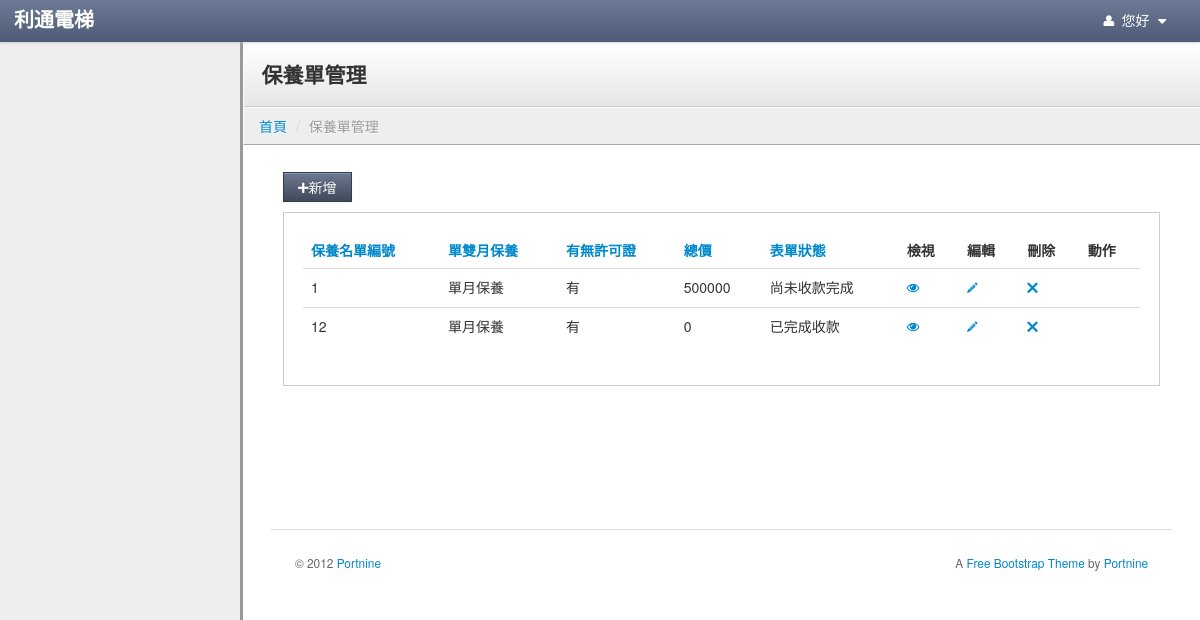
The app's page /index.php/service/service_home, older data.
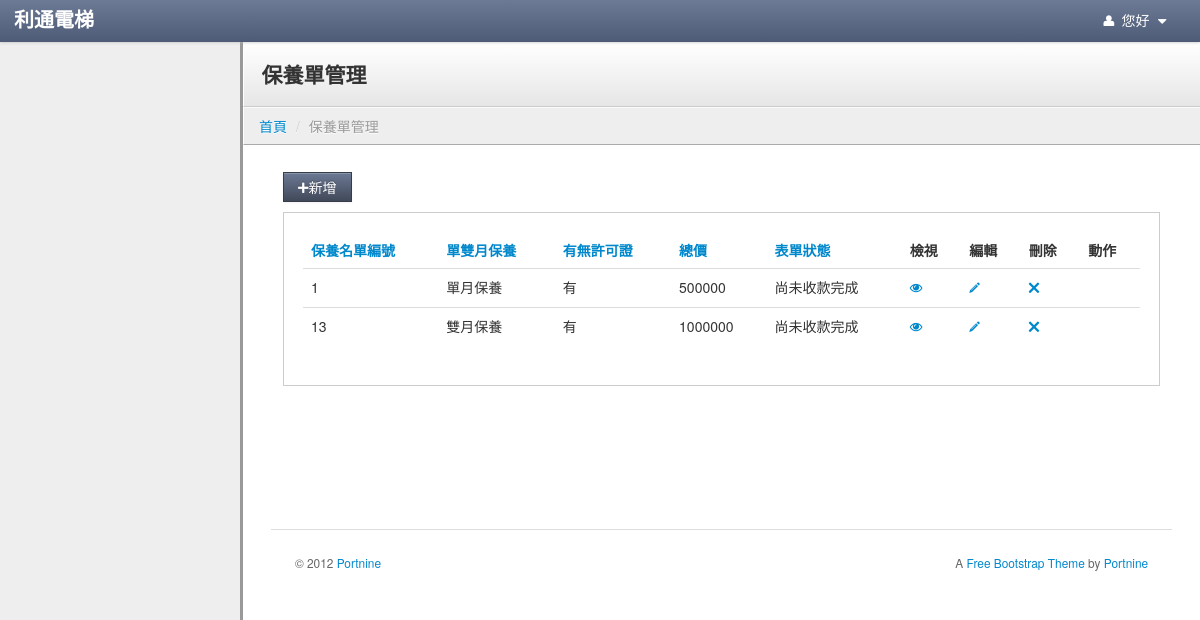
The same page, newer data.
### tables this page shows
CREATE TABLE `service` (
  `id` int(11) NOT NULL AUTO_INCREMENT,
  `signing_day` varchar(255) DEFAULT NULL,
  `service_month` varchar(255) DEFAULT NULL,
  `mechanical_warranty` int(255) DEFAULT NULL,
  `license` int(255) DEFAULT NULL,
  `license_day` varchar(255) DEFAULT NULL,
  `Total_price` int(255) DEFAULT NULL,
  `payment_date1` varchar(255) DEFAULT NULL,
  `payment_date2` varchar(255) DEFAULT NULL,
  `payment_date3` varchar(255) DEFAULT NULL,
  `payment_date4` varchar(255) DEFAULT NULL,
  `payment_date5` varchar(255) DEFAULT NULL,
  `payment_date6` varchar(255) DEFAULT NULL,
  `payment_amount1` varchar(255) DEFAULT NULL,
  `payment_amount2` varchar(255) DEFAULT NULL,
  `payment_amount3` varchar(255) DEFAULT NULL,
  `payment_amount4` varchar(255) DEFAULT NULL,
  `payment_amount5` varchar(255) DEFAULT NULL,
  `payment_amount6` varchar(255) DEFAULT NULL,
  `item_status1` varchar(255) DEFAULT NULL,
  `item_status2` varchar(255) DEFAULT NULL,
  `item_status3` varchar(255) DEFAULT NULL,
  `item_status4` varchar(255) DEFAULT NULL,
  `item_status5` varchar(255) DEFAULT NULL,
  `item_status6` varchar(255) DEFAULT NULL,
  `remark` varchar(255) DEFAULT NULL,
  `warranty_id` int(255) DEFAULT NULL,
  `is_signing` int(1) DEFAULT '0',
  `is_remind` int(1) DEFAULT '0',
  `service_times` int(10) DEFAULT '0',
  `do_times` int(10) DEFAULT '1',
  `touch_time` varchar(255) DEFAULT NULL,
  PRIMARY KEY (`id`)
);

### application/controllers/Service.php (called while the page is built, shortened)
<?php if ( ! defined('BASEPATH')) exit('No direct script access allowed');
class Service extends CI_Controller {
	var $data =array();
	function __construct()
	{
        $this->load->model('public_tools');
		$this->load->model('Customer_model');
		$this->load->model('m_service_model');
		$this->load->model('m_warranty_model');
		$this->load->model('Form_action_log_model');
		$this->load->library('datamodel');
		$this->load->library('common');
        $this->load->model('Usermenu_model');
	}
	public function service_home()
	{
		$service_model = new m_service_model();
		$temp = $service_model->getservice();
		$common = new Common();
		$fristitem = 0;
		$itemmax = 10;
		if ($temp != 0)
		{
			$totalitem = count($temp);
			if( 10 > $totalitem)
			{
				$itemmax = $totalitem;
			}
			else
			{
				$itemmax = 10;
			}
			$this->data['fristitem'] = $fristitem;
			$this->data['itemmax'] = $itemmax;
			foreach($temp as $row):
				$row->service_month = $common->converservicemonthByID($row->service_month);
				$row->license = $common->converlicenseByID($row->license);
				$row->status = "已完成收款";
				$row->is_create_service = false;
				if($fristitem < $itemmax)
				{
					for ($i = 0; $i < 6; $i++)
					{
						if ($row->payment_amount[$i] != 0  && $row->item_status[$i] != $common->ITEM_STAUTS_ALREADY_GET_MONEY)
						{
							$row->status = "尚未收款完成";
						}
						else if ($row->payment_amount[$i] != 0  && $row->item_status[$i] == $common->ITEM_STAUTS_ALREADY_GET_MONEY)
						{
							$row->status = "已完成收款";
						}
					}
					$this->data[$fristitem] = $row;
				}
				$fristitem++;
			endforeach;
			if($totalitem >= 10)
			{
				if($totalitem % 10 != 0)
				{
					$pageitem = floor($totalitem / 10) + 1;
				}
				else
				{
					$pageitem = $totalitem / 10;
				}
			}
			else
			{
				$pageitem = 1;
			}
			$pagefrist = 0;
			if($pageitem > 10 )
			{
				$pagetotal = 10;
			}
			else
			{
				$pagetotal = $pageitem;
			}
			$this->data['pagefrist'] = $pagefrist;
			$this->data['pagetotal'] = $pagetotal;
			$this->data['pageid'] = 1;
		}
		else
		{
			$this->data = null;
		}
		$this->load->view('v_service_home', $this->data);
	}
}

### index.php (called while the page is built, shortened)
<?php
require_once BASEPATH.'core/CodeIgniter.php';

### application/models/m_service_model.php (called while the page is built, shortened)
<?php
class m_service_model extends CI_Model
{
	public function getservice()
	{
		$this->db->select('*');
		$this->db->from('service');
		$result = $this->db->get();
		if ($result->num_rows() > 0)
		{
			$idx = 0;
			$payment_amount = array();
			$payment_date = array();
			$item_status = array();
			foreach ($result->result() as $row)
			{
				$service_data[$idx] = new Datamodel();
				$idx2 = 0;
				$idx3 = 0;
				$idx4 = 0;
				foreach ($row as $k => $v)
				{
					if (preg_match("/\item_status/i", $k))
					{
						$item_status[$idx3] = $v;
						$idx3++;
					}
					else if (preg_match("/payment_date/i", $k))
					{
						$payment_date[$idx4] = $v;
						$idx4++;
					}
					else if (preg_match("/payment_amount/i", $k))
					{
						$payment_amount[$idx2] = $v;
						$idx2++;
					}
					else
					{
						$service_data[$idx]->$k = $v;
					}
				}
				$service_data[$idx]->payment_amount = $payment_amount;
				$service_data[$idx]->payment_date = $payment_date;
				$service_data[$idx]->item_status = $item_status;
				$idx++;
			}
			return $service_data;
		}
		return 0;
	}
}
?>

### application/libraries/datamodel.php (called while the page is built, shortened)
<?php
class Datamodel
{
	private $data = array();
	public function __set($name,$value)
	{
		$this->data[$name] = $value;
	}
	public function __get($name)
	{
		if (array_key_exists($name,$this->data))
		{
			return $this->data[$name];
		}
	}
}

### application/views/v_service_home.php (the view, shortened to what this page needs)
<!DOCTYPE html>
<html lang="en">
	<?php
		include "head.php";
	?>
	<body>
		<?php
			include "navbar.php";
		?>
		<div class="content">
			<div class="header">
				<h1 class="page-title">保養單管理</h1>
			</div>
				<ul class="breadcrumb">
					<li><a href="<?=base_url("/mainpage/index")?>">首頁</a> <span class="divider">/</span></li>
					<li class="active">保養單管理</li>
				</ul>
			<div class="container-fluid">
				<div class="row-fluid">
					<div class="container-fluid">
						<div class="row-fluid">
								<div class="btn-toolbar">
									<a href="<?=base_url("/service/create_service")?>"><button class="btn btn-primary" id="new_people"><i class="icon-plus"></i>新增</button></a>
								</div>
							<form action="<?=base_url("/Form/form_borad")?>" method="post">
								<div class="well">
									<table class="table sortable">
										<thead>
											<tr>
												<th><a href="#">保養名單編號</a></th>
												<th><a href="#">單雙月保養</a></th>
												<th><a href="#">有無許可證</a></th>
												<th><a href="#">總價</a></th>
												<th><a href="#">表單狀態</a></th>
												<th class="sorttable_nosort">檢視</th>
												<th class="sorttable_nosort">編輯</th>
												<th class="sorttable_nosort">刪除</th>
												<th class="sorttable_nosort">動作</th>
											</tr>
										</thead>
										<tbody>
					<?php					if(count($this->data) != 0 )
											{
												$fristitem = $this->data['fristitem'];
												$itemmax = $this->data['itemmax'];
												for($j = 0; $fristitem < $itemmax;$j++)
												{
					?>
													<tr>
														<td><?=$this->data[$j]->id;?></td>
														<td><?=$this->data[$j]->service_month;?></td>
														<td><?=$this->data[$j]->license;?></td>
														<td><?=$this->data[$j]->Total_price;?></td>
														<td><?=$this->data[$j]->status;?></td>
														<td>
														<a href="<?=base_url("/service/view_service_view")?>/service_id/<?=$this->data[$j]->id;?>" ><i class="icon-eye-open"></i></a>
														</td>
														<td>
															<a href="<?=base_url("/service/edit_service")?>/service_id/<?=$this->data[$j]->id;?>" ><i class="icon-pencil"></i></a>
														</td>
														<td>
															<a href="<?=base_url("/service/delete_service")?>/service_id/<?=$this->data[$j]->id;?>" ><i class="icon-remove"></i></a>
														</td>
														<td>
														</td>
													</tr>
					<?php							$fristitem++;
												}
											}
					?>
										</tbody>
									</table>
								</div>
							</form>
							<div class="pagination">
							</div>
							<footer>
								<hr>
								<p class="pull-right">A <a href="http://www.portnine.com/bootstrap-themes" target="_blank">Free Bootstrap Theme</a> by <a href="http://www.portnine.com" target="_blank">Portnine</a></p>
								<p>&copy; 2012 <a href="http://www.portnine.com" target="_blank">Portnine</a></p>
							</footer>
						</div>
					</div>
				</div>
			</div>
		</div>
	</body>
</html>

### application/views/head.php (shortened to what this page needs)
 <head>
<link rel="stylesheet" type="text/css" href="<?=base_url("/lib/bootstrap/css/bootstrap.css")?>">
   <link rel="stylesheet" type="text/css" href="<?=base_url("/stylesheets/theme.css")?>">
   <link rel="stylesheet" href="<?=base_url("/lib/font-awesome/css/font-awesome.css")?>">
<link href="<?=base_url("/stylesheets/alertify.core.css")?>" rel="stylesheet">
<link href="<?=base_url("/stylesheets/alertify.default.css")?>" rel="stylesheet">
<link rel="stylesheet" type="text/css" href="<?php echo base_url();?>stylesheets/jquery.fancybox.css?v=2.1.0" media="screen" />
 </head>

### application/views/navbar.php (shortened to what this page needs)
<div class="navbar">
       <div class="navbar-inner">
		<ul class="nav pull-right">
			<li id="fat-menu" class="dropdown">
				<a href="#" role="button" class="dropdown-toggle" data-toggle="dropdown">
					<i class="icon-user"></i> <?=$_SESSION["account"]. " 您好"?>
					<i class="icon-caret-down"></i>
				</a>
			</li>
		</ul>
		<a class="brand" href="<?=base_url("/mainpage/index")?>"><span class="second">利通電梯</span></a>
       </div>
   </div>

### stylesheets/theme.css (style rules this page uses)
body { background: #eee; background-image: url(http://subtlepatterns.com/patterns/furley_bg.png); background-position: initial initial; background-repeat: initial initial; background-position: initial initial; background-repeat: initial initial; margin: 0px; padding: 0px; }
h1 { margin-top: 0px; color: #eee; }
hr { border-top: 1px solid #ddd; border-bottom: 1px solid #fff; }
.navbar { position: relative; z-index: 20; margin: 0px; padding: 0px; -webkit-box-shadow: 0px 0px 3px #cccccc; -moz-box-shadow: 0px 0px 3px #cccccc; box-shadow: 0px 0px 3px #cccccc; }
.navbar .brand { text-shadow: none; }
.navbar .navbar-inner { background: #4d5b76; background: -webkit-gradient(linear, left bottom, left top, color-stop(0, #4d5b76), color-stop(1, #6c7a95)); background: -ms-linear-gradient(bottom, #4d5b76, #6c7a95); background: -moz-linear-gradient(center bottom, #4d5b76 0%, #6c7a95 100%); background: -o-linear-gradient(bottom, #4d5b76, #6c7a95); filter: progid:dximagetransform.microsoft.gradient(startColorStr='#4d5b76', EndColorStr='#6c7a95'); -ms-filter: "progid:DXImageTransform.Microsoft.gradient(startColorStr='#6c7a95',EndColorStr='#4d5b76')"; padding: 0em 1em; margin: 0px; -webkit-border-radius: 0px; -moz-border-radius: 0px; border-radius: 0px; -moz-background-clip: padding; -webkit-background-clip: padding-box; background-clip: padding-box; border: 0px; border-bottom: none; }
.navbar .nav { margin: 0em; margin-right: -1em; }
.navbar .nav > li > a { color: #fff; text-shadow: none; }
.content { min-width: 400px; position: relative; min-height: 800px; background: #fff; margin-left: 240px; border-left: 1px solid #cccccc; border-left: 3px solid #999999; }
.header { background: #ffffff; background: #ffffff; background: -webkit-gradient(linear, left bottom, left top, color-stop(0, #e6e6e6), color-stop(1, #ffffff)); background: -ms-linear-gradient(bottom, #e6e6e6, #ffffff); background: -moz-linear-gradient(center bottom, #e6e6e6 0%, #ffffff 100%); background: -o-linear-gradient(bottom, #e6e6e6, #ffffff); filter: progid:dximagetransform.microsoft.gradient(startColorStr='#4d5b76', EndColorStr='#6c7a95'); -ms-filter: "progid:DXImageTransform.Microsoft.gradient(startColorStr='#ffffff',EndColorStr='#e6e6e6')"; border-bottom: 1px solid #cccccc; border-top: 1px solid #ffffff; border-left: 1px solid #ffffff; padding: 0em 1.25em; }
.header h1 { margin: 1em 0em; padding: 0em; line-height: 1em; font-size: 1.5em; color: #eee; color: #333; }
.breadcrumb { -webkit-box-shadow: none; -moz-box-shadow: none; box-shadow: none; -webkit-border-radius: 0px; -moz-border-radius: 0px; border-radius: 0px; -moz-background-clip: padding; -webkit-background-clip: padding-box; background-clip: padding-box; background: #eee; border-bottom: 1px solid #aaa; border-top: 1px solid #fafafa; border-left: 1px solid #fff; margin-bottom: .5em; }
footer { padding: 1em; margin-top: 4em; color: #666; font-size: .85em; line-height: 1.3em; }
footer hr { margin: 2em -2em; }
.btn { -webkit-border-radius: 0px; -moz-border-radius: 0px; border-radius: 0px; }
.btn-primary { background-color: #414959; background-image: -webkit-gradient(linear, 0 0, 0 100%, from(#6c7994), to(#414959)); background-image: -webkit-linear-gradient(top, #6c7994, #414959); background-image: -o-linear-gradient(top, #6c7994, #414959); background-image: linear-gradient(to bottom, #6c7994, #414959); background-image: -moz-linear-gradient(top, #6c7994, #414959); filter: progid:dximagetransform.microsoft.gradient(startColorStr='#6c7994', EndColorStr='#414959'); -ms-filter: "progid:DXImageTransform.Microsoft.gradient(startColorStr='#6c7994',EndColorStr='#414959')"; border: 1px solid #363d4a; }
.well { background-color: #fff; border: 1px solid #ccc; -webkit-box-shadow: 1px 1px 0px #ffffff; -moz-box-shadow: 1px 1px 0px #ffffff; box-shadow: 1px 1px 0px #ffffff; -webkit-border-radius: 0px; -moz-border-radius: 0px; border-radius: 0px; -moz-background-clip: padding; -webkit-background-clip: padding-box; background-clip: padding-box; }

### application/views/head.php (style rules this page uses)
.brand { font-family: georgia, serif; }
.brand .second { color: #fff; font-weight: bold; }

Row changes from the older to the newer data that the page shows:
removed service: id "12", service_month "單月保養", license "有", Total_price "0", status "已完成收款"
added service: id "13", service_month "雙月保養", license "有", Total_price "1000000", status "尚未收款完成"
